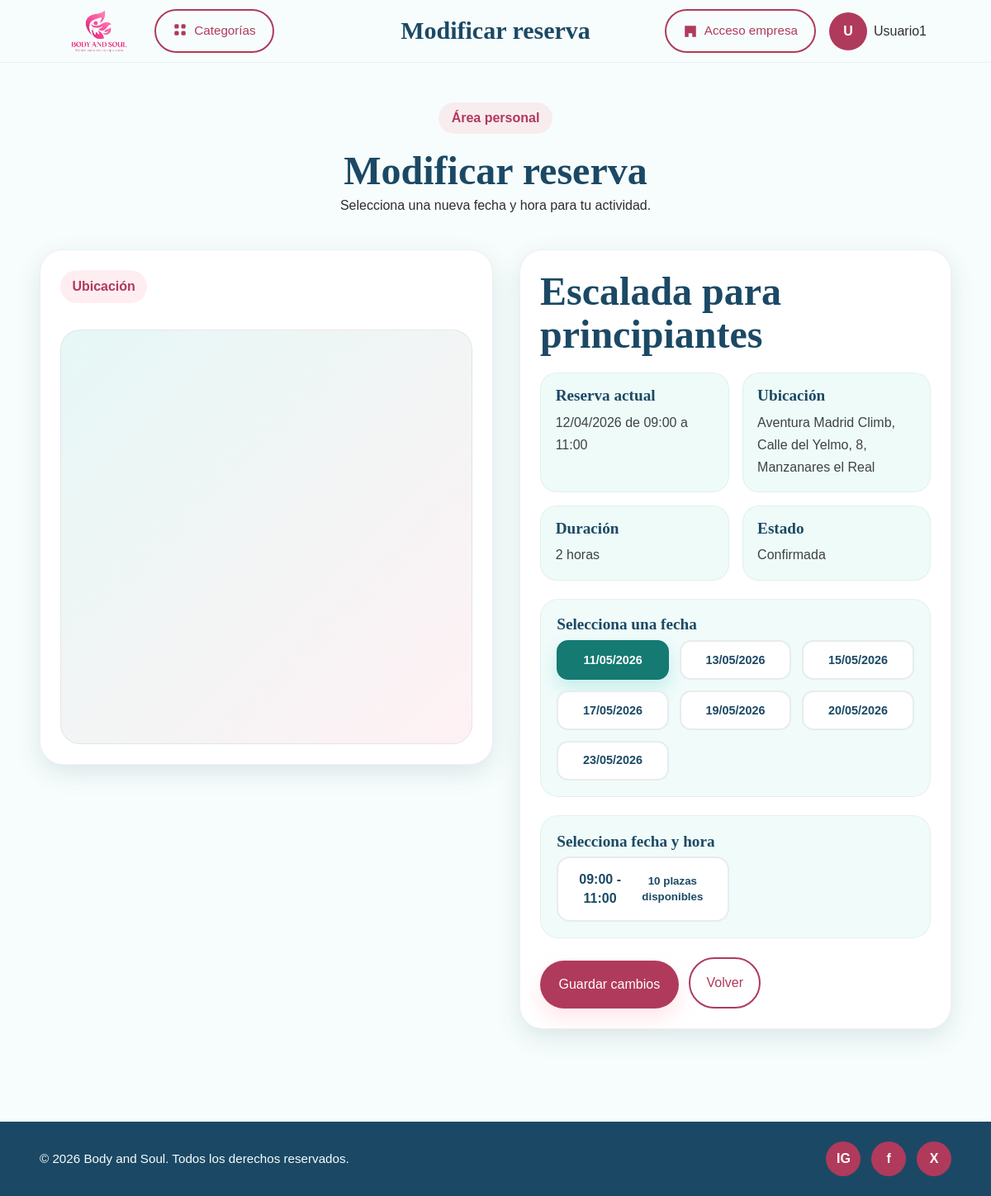
/publico/modificar-reserva.php?idreserva=3 (signed in), run on the app's committed database.
### tables this page shows
CREATE TABLE `usuario` (
  `id_usuario` int(11) NOT NULL,
  `nombre` varchar(100) NOT NULL,
  `apellido` varchar(30) NOT NULL,
  `email` varchar(150) NOT NULL,
  `contrasena` varchar(255) NOT NULL,
  `telefono` varchar(20) DEFAULT NULL,
  `id_rol` int(11) NOT NULL,
  `fecha_registro` datetime NOT NULL DEFAULT current_timestamp(),
  `intentos` int(1) NOT NULL,
  `estado` enum('activo','suspendido') NOT NULL DEFAULT 'activo'
);

CREATE TABLE `reserva` (
  `id_reserva` int(11) NOT NULL,
  `id_usuario` int(11) NOT NULL,
  `id_servicio` int(11) NOT NULL,
  `fecha_hora` datetime NOT NULL,
  `estado` enum('pendiente','confirmada','cancelada') NOT NULL DEFAULT 'pendiente',
  `id_detalle_actividad` int(11) NOT NULL
);

CREATE TABLE `servicio` (
  `id_servicio` int(11) NOT NULL,
  `id_empresa` int(11) NOT NULL,
  `nombre_servicio` varchar(150) NOT NULL,
  `descripcion` text DEFAULT NULL,
  `lugar` varchar(150) DEFAULT NULL,
  `id_categoria` int(11) NOT NULL,
  `precio` decimal(10,2) NOT NULL DEFAULT 0.00,
  `duracion` varchar(50) DEFAULT NULL,
  `materiales` text DEFAULT NULL,
  `estado` enum('activo','cancelado') NOT NULL DEFAULT 'activo'
);

CREATE TABLE `detalle_actividad` (
  `id` int(11) NOT NULL,
  `id_servicio` int(11) NOT NULL,
  `fecha` date NOT NULL,
  `hora_inicio` time NOT NULL,
  `hora_fin` time NOT NULL,
  `plazas_maximas` int(11) NOT NULL
);

### bd/bd.php (called while the page is built, shortened)
<?php
class db{
public $pdo = "";
public function __construct($host,$port,$db,$user,$pass) {
    $this->pdo = new PDO("mysql:host=".$host.";port=".$port.";dbname=".$db.";charset=utf8", $user, $pass);
    }
public function ObtenerUsuario($id){
    $sentencia="SELECT * FROM usuario WHERE id_usuario = :id";
    $ejecuccion=$this->pdo->prepare($sentencia);
    $ejecuccion->execute([
        ":id" => $id
    ]);
    $fila = $ejecuccion->fetch(PDO::FETCH_ASSOC);
    return $fila;
}
}
?>

### bd/bdact.php (called while the page is built, shortened)
<?php
class bdact{
public $pdo = "";
public function __construct($host,$port,$db,$user,$pass) {
    $this->pdo = new PDO("mysql:host=".$host.";port=".$port.";dbname=".$db.";charset=utf8", $user, $pass);
    }
public function obtenerDisponibilidadesPorServicio($idServicio){
    $sentencia = "SELECT d.*
            FROM detalle_actividad d
            INNER JOIN servicio s ON d.id_servicio = s.id_servicio
            WHERE d.id_servicio = :id_servicio
            AND s.estado = 'activo'
            ORDER BY d.fecha ASC, d.hora_inicio ASC";
    $ejecucion = $this->pdo->prepare($sentencia);
    $ejecucion->execute([
        ":id_servicio" => $idServicio
    ]);
    return $ejecucion->fetchAll(PDO::FETCH_ASSOC);
}
public function contarReservasConfirmadasPorDetalle($idDetalle){
    $sentencia = "SELECT COUNT(*)
            FROM reserva
            WHERE id_detalle_actividad = :id_detalle
              AND estado = 'confirmada'";
    $ejecucion = $this->pdo->prepare($sentencia);
    $ejecucion->execute([
        ":id_detalle" => $idDetalle
    ]);
    $fila = (int) $ejecucion->fetchColumn();
    return $fila;
}
public function ObtenerReservaUsuarioPorId($idUsuario, $idReserva){
    $sentencia = "SELECT
                    r.id_reserva,
                    r.estado,
                    r.id_servicio,
                    r.fecha_hora,
                    r.id_detalle_actividad,
                    s.nombre_servicio,
                    s.descripcion,
                    s.lugar,
                    s.precio,
                    s.duracion,
                    d.fecha,
                    d.hora_inicio,
                    d.hora_fin
                  FROM reserva r
                  INNER JOIN servicio s
                    ON r.id_servicio = s.id_servicio
                  INNER JOIN detalle_actividad d
                    ON r.id_detalle_actividad = d.id
                  WHERE r.id_usuario = :id_usuario
                  AND r.id_reserva = :id_reserva
                  LIMIT 1";
    $ejecucion = $this->pdo->prepare($sentencia);
    $ejecucion->execute([
        ":id_usuario" => $idUsuario,
        ":id_reserva" => $idReserva
    ]);
    $fila = $ejecucion->fetch(PDO::FETCH_ASSOC);
    return $fila;
}
}
?>

### publico/modificar-reserva.php (the view, shortened to what this page needs)
<?php
$titulo = "<h1>Modificar reserva</h1>";
require_once("head.php");
$idReserva = (int) $_GET["idreserva"];
$idUsuario = $_SESSION["usuario"];
$reserva = $bdact->ObtenerReservaUsuarioPorId($idUsuario, $idReserva);
$disponibilidades = $bdact->obtenerDisponibilidadesPorServicio($reserva["id_servicio"]);
$fechasDisponibles = [];
$hoy = date("Y-m-d");
foreach ($disponibilidades as $franja) {
    if (!empty($franja["fecha"]) && $franja["fecha"] >= $hoy) {
        if (!in_array($franja["fecha"], $fechasDisponibles)) {
            $fechasDisponibles[] = $franja["fecha"];
        }
    }
}
sort($fechasDisponibles);
$fechasDisponibles = array_slice($fechasDisponibles, 0, 7);
$fechaSeleccionada = isset($_GET["fecha"]) ? $_GET["fecha"] : ($reserva["fecha"] ?? ($fechasDisponibles[0] ?? null));
if ($fechaSeleccionada && !in_array($fechaSeleccionada, $fechasDisponibles)) {
    $fechaSeleccionada = $fechasDisponibles[0] ?? null;
}
?>
<main class="booking-page">
  <section class="booking-section">
    <div class="container">
      <div class="booking-title-block">
        <span class="section-tag">Área personal</span>
        <h2>Modificar reserva</h2>
        <p>Selecciona una nueva fecha y hora para tu actividad.</p>
      </div>
      <div class="booking-layout">
        <article class="booking-map-card">
          <div class="booking-card-header">
            <span class="section-tag">Ubicación</span>
          </div>
          <div class="map-wrapper">
            <iframe
              src="https://www.google.com/maps?q=<?= urlencode($reserva["lugar"]) ?>&output=embed"
              title="Mapa de ubicación de la actividad"
              loading="lazy"
>
            </iframe>
          </div>
        </article>
        <article class="booking-form-card">
          <div class="booking-info-header">
            <h3><?= htmlentities($reserva["nombre_servicio"]) ?></h3>
          </div>
          <div class="booking-info-content">
            <div class="info-grid">
              <div class="info-item">
                <h4>Reserva actual</h4>
                <p>
                  <?= date("d/m/Y", strtotime($reserva["fecha"])) ?>
                  de <?= substr($reserva["hora_inicio"], 0, 5) ?>
                  a <?= substr($reserva["hora_fin"], 0, 5) ?>
                </p>
              </div>
              <div class="info-item">
                <h4>Ubicación</h4>
                <p><?= htmlentities($reserva["lugar"]) ?></p>
              </div>
              <div class="info-item">
                <h4>Duración</h4>
                <p><?= !empty($reserva["duracion"]) ? htmlentities($reserva["duracion"]) : 'No especificada' ?></p>
              </div>
              <div class="info-item">
                <h4>Estado</h4>
                <p><?= htmlentities(ucfirst($reserva["estado"])) ?></p>
              </div>
            </div>
            <?php if (!empty($fechasDisponibles)): ?>
              <form method="post" class="booking-form">
                <div class="available-dates-block">
                  <h4>Selecciona una fecha</h4>
                  <div class="available-dates-grid">
                    <?php foreach ($fechasDisponibles as $fecha) : ?>
                      <a
                        href="modificar-reserva.php?idreserva=<?= $idReserva ?>&fecha=<?= urlencode($fecha) ?>"
                        class="date-chip <?= $fecha === $fechaSeleccionada ? 'active' : '' ?>"
                      >
                        <?= date("d/m/Y", strtotime($fecha)) ?>
                      </a>
                    <?php endforeach; ?>
                  </div>
                </div>
                <div class="time-slots-block">
                  <h4>Selecciona fecha y hora</h4>
                  <div class="time-slots-grid">
                    <?php
                    foreach ($disponibilidades as $franja) :
                      if ($franja["fecha"] === $fechaSeleccionada) :
                        $ocupadas = $bdact->contarReservasConfirmadasPorDetalle($franja["id"]);
                        $plazasRestantes = $franja["plazas_maximas"] - $ocupadas;
                    ?>
                        <label class="time-slot">
                          <span>
                            <?= substr($franja["hora_inicio"], 0, 5) ?> - <?= substr($franja["hora_fin"], 0, 5) ?>
                            <br>
                            <small>
                              <?= $plazasRestantes > 0 ? $plazasRestantes . " plazas disponibles" : "Completo" ?>
                            </small>
                          </span>
                        </label>
                    <?php
                      endif;
                    endforeach;
                    ?>
                  </div>
                </div>
                <div class="reservation-actions">
                  <button type="submit" class="btn btn-primary reserve-activity-btn">
                    Guardar cambios
                  </button>
                  <a href="perfil.php" class="btn btn-outline">
                    Volver
                  </a>
                </div>
              </form>
            <?php endif; ?>
          </div>
        </article>
      </div>
    </div>
  </section>
</main>
<?php require_once("footer.php"); ?>
</body>
</html>

### publico/head.php (shortened to what this page needs)
<?php
require_once("../bd/bd.php");
$bbdd= new db("localhost",3306,"plataforma_servicios1","root","");
require_once("../bd/bdact.php");
$bdact= new bdact("localhost",3306,"plataforma_servicios1","root","");
if(isset($_SESSION["usuario"])){
  $usuario=$bbdd->ObtenerUsuario($_SESSION["usuario"]);
  $nombre=$usuario["nombre"];
  $apellido=$usuario["apellido"];
  $inicial=strtoupper($nombre[0]);
  $iniciosesion=$iniciosesion="<a href='perfil.php' class='contenedorinicio'>
                  <span class='profile-avatar'>".$inicial."</span>
                  <span class='profile-name'>".$nombre." ".$apellido."</span>
                  </a>";
}
?>
<!DOCTYPE html>
<html lang="es">
<head>
  <link rel="stylesheet" href="../css/styles.css"/>
  <link rel="stylesheet" href="../css/public-styles/index.css"/>
  <link rel="stylesheet" href="../css/public-styles/login.css"/>
  <link rel="stylesheet" href="../css/public-styles/perfil.css"/>
  <link rel="stylesheet" href="../css/public-styles/categoria.css"/>
  <link rel="stylesheet" href="../css/public-styles/actividad.css"/>
  <link rel="stylesheet" href="../css/public-styles/reserva.css"/>
  <link rel="stylesheet" href="../css/public-styles/mis-reservas.css"/>
  <link rel="stylesheet" href="../css/public-styles/mis-valoraciones.css"/>
  <link rel="stylesheet" href="../css/public-styles/favoritos.css"/>
</head>
<body>
<header class="main-header">
  <div class="container header-container">
    <div class="header-left">
      <a href="index.php">
        <img src="../img/logo.PNG" class="logo">
      </a>
      <button type="button" id="abrirCategorias" class="btn btn-outline header-categories-btn">
        <span class="cat-icon">
          <svg width="18" height="18" viewBox="0 0 24 24" fill="currentColor">
            <rect x="3" y="3" width="7" height="7" rx="2"/>
            <rect x="14" y="3" width="7" height="7" rx="2"/>
            <rect x="3" y="14" width="7" height="7" rx="2"/>
            <rect x="14" y="14" width="7" height="7" rx="2"/>
          </svg>
        </span>
        Categorías
      </button>
    </div>
    <div class="header-title">
      <?=$titulo?>
    </div>
    <div class="header-right">
      <a href="../Empresa/login-empresa.php" class="btn btn-outline">
        <span class="btn-icon">
          <svg viewBox="0 0 24 24" fill="currentColor">
            <path d="M3 21V3h18v18h-6v-6H9v6H3zm4-4h2v2H7v-2zm0-4h2v2H7v-2zm0-4h2v2H7V9zm4 4h2v2h-2v-2zm0-4h2v2h-2V9zm4 8h2v2h-2v-2zm0-4h2v2h-2v-2z"/>
          </svg>
        </span>
        Acceso empresa
      </a>
      <?=$iniciosesion?>
    </div>
  </div>
</header>

### data on the page
usuario: nombre "U", nombre "Usuario1"
reserva: id_servicio.nombre_servicio "Escalada para principiantes", id_detalle_actividad.fecha "12/04/2026", id_detalle_actividad.hora_inicio "09:00", id_detalle_actividad.hora_fin "11:00", id_servicio.lugar "Aventura Madrid Climb, Calle del Yelmo, 8, Manzanares el Real", id_servicio.duracion "2 horas", estado "Confirmada"
detalle_actividad: hora_inicio "09:00", hora_fin "11:00", plazas_maximas "10"

### other printed values
date("d/m/Y", strtotime($fecha)) "11/05/2026"
date("d/m/Y", strtotime($fecha)) "13/05/2026"
date("d/m/Y", strtotime($fecha)) "15/05/2026"
date("d/m/Y", strtotime($fecha)) "17/05/2026"
date("d/m/Y", strtotime($fecha)) "19/05/2026"
date("d/m/Y", strtotime($fecha)) "20/05/2026"
date("d/m/Y", strtotime($fecha)) "23/05/2026"
